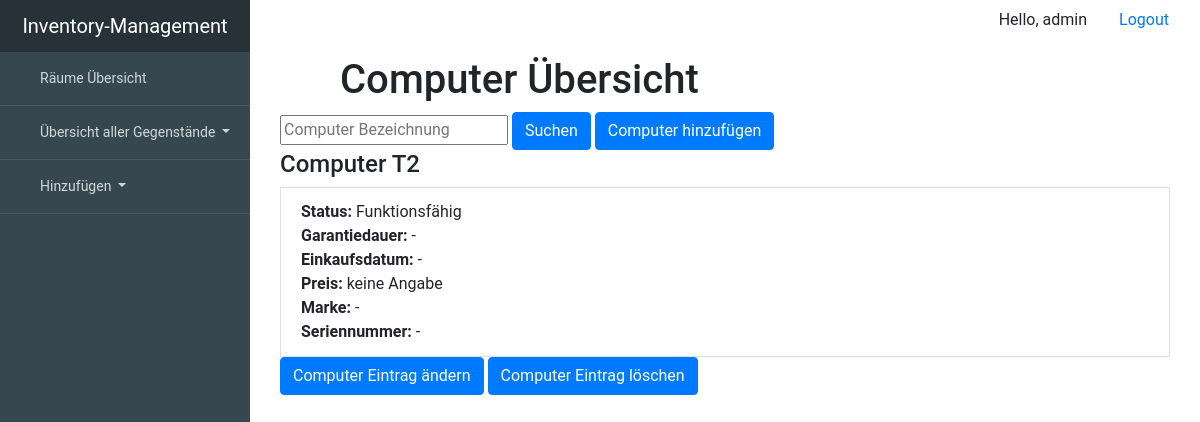
The app's page /computer/all (signed in), older data.
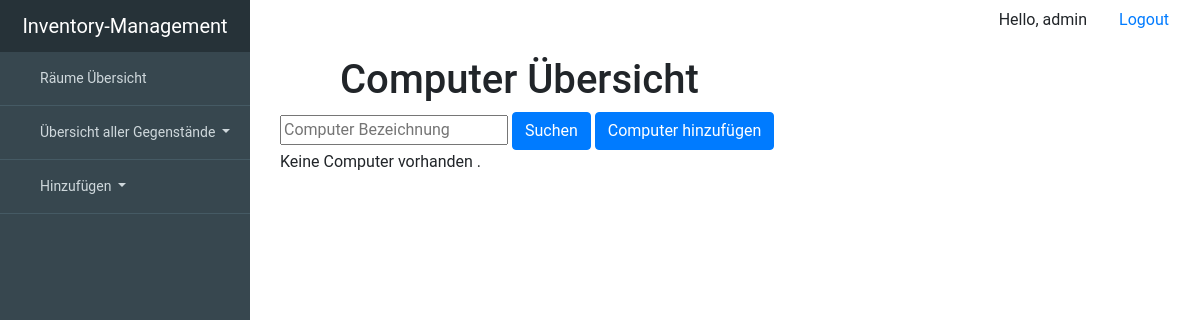
The same page, newer data.
### inventory_managementsentials/models.py (models this page shows, shortened)
class Device(models.Model):
    room = models.ForeignKey('Room', null=True, blank=True, on_delete=models.SET_NULL)
    description = models.CharField(max_length=99, unique=True, primary_key=True)
    working = 'working'
    broken = 'broken'
    status_choice = [(working, "working"), (broken, "broken")]
    status = models.CharField(choices=status_choice, max_length=7, blank=True, null=True)
    serialnumber = models.CharField(max_length=99, blank=True, null=True)
    warranty_period = models.IntegerField(blank=True, null=True)
    date_of_purchase = models.DateTimeField(blank=True, null=True)
    price = models.IntegerField(blank=True, null=True)
    brand = models.ForeignKey(Brand, on_delete=models.SET_NULL, blank=True, null=True)
    class Meta:
        abstract = True

class Computer(Device):
    class Meta:
        verbose_name = "Computer"
        verbose_name_plural = "Computers"

### inventory_managementsentials/views.py (the view)
# urls.py: url(r'^computer/all$', views.ComputerView.as_view(), name='ComputerView'),
class ComputerView(LoginRequiredMixin, generic.ListView):
    login_url = 'inventory_managementsentials:login'
    template_name = 'inventory_managementsentials/all/all_computer.html'
    context_object_name = 'computer_list'
    def get_queryset(self):
        filter_description = self.request.GET.get('computer_description', None)
        if filter_description is not None:
            return Computer.objects.filter(description__icontains=filter_description)
        else:
            return Computer.objects.order_by('description')

### inventory_managementsentials/templates/inventory_managementsentials/all/all_computer.html (shortened to what this page needs)
{% extends "inventory_managementsentials/base.html" %}
{% block content %}
    <div class="container">
        <header>
            <div class="editor-indent" style="margin-left: 20px; padding: 0 0 0 40px; margin-right: 50px">
                <div class="inner">
                    <h1>Computer Übersicht </h1>
                </div>
            </div>
        </header>
        <form method="GET" action="/computer/all">
                <input type="text" name="computer_description" placeholder="Computer Bezeichnung">
                <button type="submit" class="btn btn-primary">Suchen</button>
                <a href='/add/computer/' class="btn btn-primary">Computer hinzufügen</a>
            </form>
        <div class="whatever_else_you_need">
            {% if computer_list %}
                {% for computer in computer_list %}
                    <div class="list-group">
                        <h4 class="list-group-itemlist-group-item-action active">Computer {{ computer.description }}</h4>
                         <a class="list-group-item list-group-item-action">   <strong>Status:</strong>
                        {% if computer.status == 'working' %}
                            Funktionsfähig
                        {% elif computer.status == 'broken' %}
                            <strong>Defekt</strong>
                        {% else %}
                            -
                        {% endif %}<br>
                            <strong>Garantiedauer:</strong>
                        {% if computer.warranty_period %}
                            {{ computer.warranty_period }} Jahre
                        {% else %}
                            -
                        {% endif %}
                        <br>
                            <strong>Einkaufsdatum:</strong> {{ computer.date_of_purchase|default_if_none:'-' }}<br>
                            <strong>Preis:</strong>
                        {% if computer.price %}
                            {{ computer.price}}€
                        {% else %}
                            keine Angabe
                        {% endif %}
                        <br>
                            <strong>Marke:</strong> {{ computer.brand|default_if_none:'-'}}<br>
                            <strong>Seriennummer: </strong> {{ computer.serialnumber|default_if_none:'-'}}<br>
                        </a>
                    <div>
                            <a href='/update/computer/{{ computer.description }}' class="btn btn-primary">Computer Eintrag ändern</a>
                            <a href='/delete/computer/{{ computer.description }}' class="btn btn-primary">Computer Eintrag löschen</a>
                        </div>
                    </div>
                {% endfor %}
        {% else %}
                <p>Keine Computer vorhanden .</p>
            {% endif %}
        </div>
    </div>
{% endblock %}

Row changes from the older to the newer data that the page shows:
removed Computer: description "T2", status "Funktionsfähig", date_of_purchase "-", shows "keine Angabe", brand "-", serialnumber "-"
Text that changed along with them:
text now shown: "Keine Computer vorhanden ."
